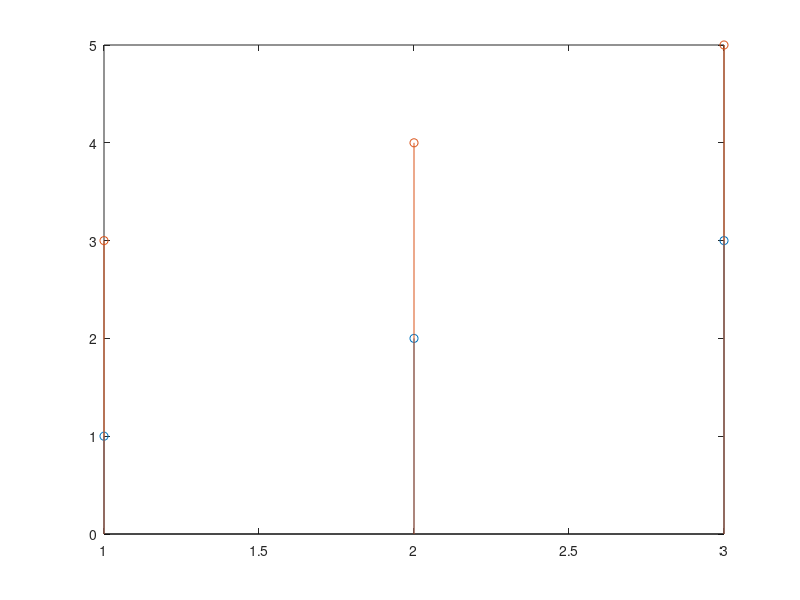

Write MATLAB code to recreate this figure. (Note: this script raises an error after producing the figure.)
%=============================================================================
% Copyright (c) 2016-present Allan CORNET (Nelson)
%=============================================================================
% This file is part of Nelson.
%=============================================================================
% LICENCE_BLOCK_BEGIN
% SPDX-License-Identifier: LGPL-3.0-or-later
% LICENCE_BLOCK_END
%=============================================================================
% <--ADV-CLI MODE-->
%=============================================================================
f = figure();
Y = [1 3; 2 4; 3 5];
h = stem(Y);
asserts.isequal(size(h), [1 2]);
asserts.istrue(isgraphics(h(1), 'stem'));
asserts.istrue(isgraphics(h(2), 'stem'));
asserts.isequal(h(1).XData, [1 2 3]);
asserts.isequal(h(1).YData, [1 2 3]);
asserts.isequal(h(1).XDataMode, 'auto');
asserts.isequal(h(1).YDataMode, 'manual');
asserts.isequal(h(2).XData, [1 2 3]);
asserts.isequal(h(2).YData, [3 4 5]);
asserts.isequal(h(2).XDataMode, 'auto');
asserts.isequal(h(2).YDataMode, 'manual');
asserts.isapprox(gca().XLim, [0.4666666666666667 3.533333333333333], 1e-12);
close all;
%=============================================================================
